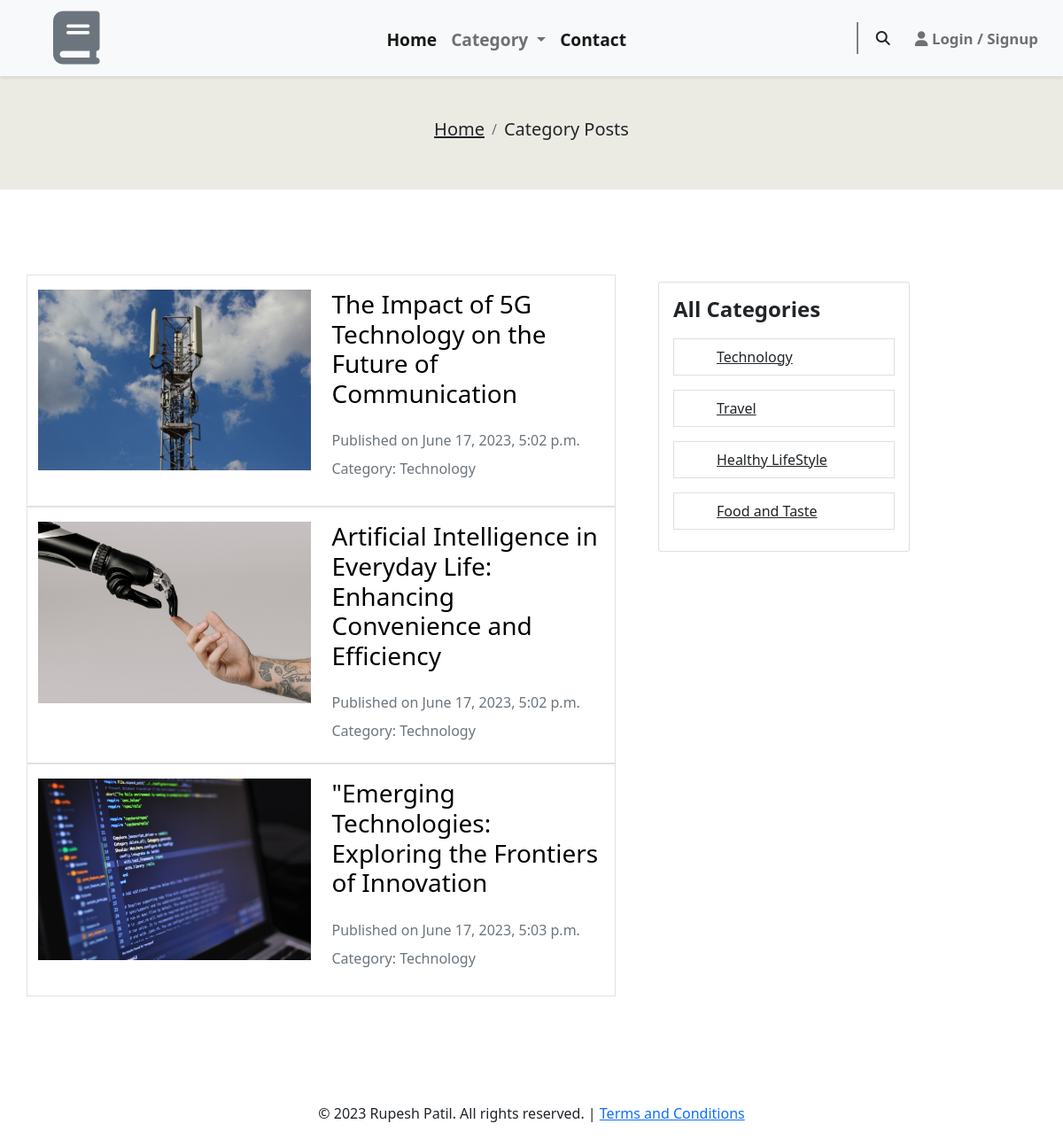
The page /category/technology/ on the database its author committed.
### BlogApp/models.py (models this page shows, shortened)
class Post(models.Model):
  title = models.CharField(max_length=200)
  content = models.TextField()
  date_posted = models.DateTimeField(default=timezone.now)
  author =  models.ForeignKey(User, on_delete=models.SET_NULL, null=True)
  categories = models.ManyToManyField(Category)
  featured_image = models.ImageField(upload_to='post_images', null=True, blank=True)
  slug = models.SlugField(unique=True)
  view_count = models.PositiveIntegerField(default=0)
  def display_image(self):
    if self.featured_image:
      return self.featured_image.url
    else:
      return "No Image Available"

class Category(models.Model):
  name = models.CharField(max_length=100)
  slug = models.SlugField(unique=True)

### BlogApp/views.py (the view)
# urls.py: path('category/<slug:category_slug>/', post_list_by_category, name='post_list_by_category'),
def post_list_by_category(request, category_slug):
    try:
        category = get_object_or_404(Category, slug=category_slug)
        posts = Post.objects.filter(categories=category)
        return render(request, 'post_list.html', {'category': category, 'posts': posts})
    except ObjectDoesNotExist:
        return HttpResponse('Page Not Found')

### BlogApp/templatetags/category_tags.py (called while the page is built)
@register.simple_tag
def get_all_categories():
  return Category.objects.all()

### templates/post_list.html (shortened to what this page needs)
{% extends 'index.html' %}
{% block content %}
{% load category_tags %}
  <nav aria-label="breadcrumb" class="text-center">
    <ol class="breadcrumb py-5 text-center justify-content-center">
      <li class="breadcrumb-item"><a href="/" class="text-dark"><h5>Home</h5></a></li>
      <li class="breadcrumb-item active text-dark" aria-current="page"><h5 class="d-flex">Category Posts</h5></li>
    </ol>
  </nav>
    <section class="py-5">
      <div class="container">
        <div class="row py-3 mt-2">
          <div class="col-lg-7 col-md-8 col-sm-12 py-2 ">
            {% if posts %}
          {% for blog in posts %}
              <div class="row border py-3">
                <div class="col-lg-6">
                  <img src="{{blog.display_image}}" class="img-fluid mb-4" alt="Blog Image" />
                </div>
                <div class="col-lg-6">
                  <a href="{% url 'detailed-blog' blog.slug %}" style="text-decoration: none !important; color: black !important;">
                  <h3 class="mb-4">{{ blog.title }}</h3>
                  <p class="text-muted mb-2">Published on {{ blog.date_posted }}</p>
                  <p class="text-muted mb-2">Category:
                {% for category in blog.categories.all  %}
                   {{ category.name }}
                {% endfor %}
              </p>
                </a>
                </div>
              </div>
          {% endfor %}
          {% else %}
          <p> No Posts Found...</p>
          {% endif %}
        </div>
          <div class="col-lg-4 col-md-4 col-sm-12 px-lg-5 px-md-3 px-1 my-3 ">
            <div class="card">
              <div class="card-body">
                <h5 class="card-title">All Categories</h5>
                <ul class="list-group border-none">
                  {% get_all_categories as all_categories %}
                    {% for category in all_categories %}
                      <a class="text-dark my-2" href="{% url 'post_list_by_category' category.slug %}">
                        <li class="list-group-item px-5">{{ category.name }}</li>
                      </a>
                      {% endfor  %}
                  </ul>
              </div>
            </div>
          </div>
        </div>
      </div>
    </section>
  {% endblock %}

### templates/index.html (shortened to what this page needs)
{% load static %}
{% load category_tags %}
<!doctype html>
<html lang="en">
  <head>
    <link href="https://cdn.jsdelivr.net/npm/bootstrap@5.0.2/dist/css/bootstrap.min.css" rel="stylesheet">
    <link rel="stylesheet" href="https://cdnjs.cloudflare.com/ajax/libs/font-awesome/6.4.0/css/all.min.css" />
    <link rel="stylesheet" href="{% static 'style.css' %}">
    <link rel="stylesheet" href="https://cdnjs.cloudflare.com/ajax/libs/OwlCarousel2/2.3.4/assets/owl.carousel.min.css" />    <title>Hello, world!</title>
  </head>
  <body>
<nav class="navbar navbar-expand-lg navbar-light bg-light">
  <div class="container-fluid">
    <a class="navbar-brand" href="/"><i class="fas fa-book fa-3x mx-lg-5 mx-md-4 mx-1 text-secondary"></i></a>
    <div class="collapse navbar-collapse mx-auto" id="navbarSupportedContent">
      <ul class="navbar-nav me-auto mb-2 mb-lg-0 mx-auto my-lg-1 my-md-1 my-3">
        <li class="nav-item">
          <a class="nav-link active" aria-current="page" href="/">Home</a>
        </li>
        <li class="nav-item dropdown">
          <a class="nav-link dropdown-toggle" href="#" id="categoryDropdown" role="button" data-bs-toggle="dropdown" aria-expanded="false">
            Category
          </a>
          {% get_all_categories as all_categories %}
        </li>
        <li class="nav-item">
          <a class="nav-link active" aria-current="page" href="{% url 'contact' %}">Contact</a>
        </li>
      </ul>
      <form id="desktopSearch" class="d-none d-lg-flex">
        <input id="searchInput" class="form-control me-2" type="search" placeholder="Search" aria-label="Search">
        <button id="searchButton" class="btn btn-outline-success text-dark" type="submit">
          <i class="fa fa-search"></i>
        </button>
      </form>
      <ul class="navbar-nav me-right mb-2 mb-lg-0 mx-2">
        {% if request.user.is_authenticated %}
        <li class="nav-item dropdown ">
          <a class="nav-link dropdown-toggle  mx-lg-5 mx-md-0 mx-sm-0 mx-0" href="#" id="categoryDropdown" role="button" data-bs-toggle="dropdown" aria-expanded="false">
            My Account
          </a>
          <ul class="dropdown-menu mx-lg-5 mx-md-0 mx-sm-0 mx-0" aria-labelledby="categoryDropdown">
            <li class="dropdown-item"> <a href="{% url 'myaccount' %}" style="text-decoration: none !important; color: black !important;">My profile</a></li>
            <li class="dropdown-item"> <a href="{% url 'logout' %}" style="text-decoration: none !important; color: black !important;">Logout</a></li>
          </ul>
        </li>
        {% else %}
        <li class="nav-item">
        <a class="nav-link login-signup-link" href="{% url 'login' %}" tabindex="-1" aria-disabled="true"> <small> <i class="fa fa-user"></i> Login / Signup </small> </a>
        </li>
        {% endif %}
      </ul>
    </div>
  </div>
</nav>
  <div class="main_content">
 {% block content %}
 {% endblock %}
</div>
 <footer class="footer my-5">
  <div class="container text-center">
    <p>&copy; <span id="currentYear"></span> Rupesh Patil. All rights reserved. | <a href="/terms_condition/">Terms and Conditions</a></p>
  </div>
</footer>
  </body>
</html>

### static/style.css (style rules this page uses)
body { margin: 0 auto; box-sizing: border-box; }
.navbar { background-color: #f8f9fa; box-shadow: 0 2px 4px rgba(0, 0, 0, 0.1); min-width: 320px; max-width: 1600px; margin: 0 auto; font-size: 1.2em !important; }
.main_content { min-width: 320px; max-width: 1280px; margin: 0 auto; }
.navbar-nav .nav-link { color: #343a40; font-weight: bold; }
.form-control { border-color: #007bff; }
.btn-outline-success { color: #28a745; border-color: #28a745; }
#searchInput { transition: width 0.2s ease-in-out; width: 0; padding: 0; overflow: hidden; font-size: 16px; border: 1px solid grey; border-radius: 0; background-color: transparent; box-shadow: none; }
#searchButton { transition: transform 0.2s ease-in-out; font-size: 16px; border: none; border-radius: 0; background-color: transparent; box-shadow: none; }
@media (min-width: 992px) { #desktopSearch { display: flex; } }
.login-signup-link { color: #333; font-weight: bold; text-decoration: none; }
.card-title { font-size: 24px; font-weight: bold; margin-bottom: 10px; }
.card { margin-bottom: 20px; }
.breadcrumb { background-color: #ecebe3 !important; }

### rows shown on the page
Post: display_image (picture), title "The Impact of 5G Technology on the Future of Communication", date_posted "June 17, 2023, 5:02 p.m."
Category: name "Technology"
Post: display_image (picture), title "Artificial Intelligence in Everyday Life: Enhancing Convenience and Efficiency", date_posted "June 17, 2023, 5:02 p.m."
Post: display_image (picture), title "\"Emerging Technologies: Exploring the Frontiers of Innovation", date_posted "June 17, 2023, 5:03 p.m."
Category: name "Travel"
Category: name "Healthy LifeStyle"
Category: name "Food and Taste"
